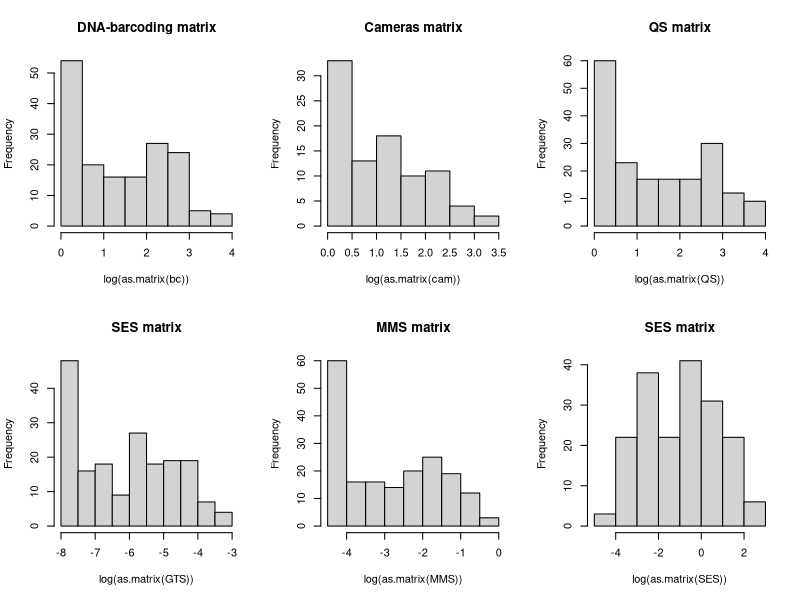

Write R code to recreate this figure.
## ---- chunk 1
knitr::opts_chunk$set(echo = TRUE)
## ---- chunk 2
library(tidyverse)
library(tibble)
library(RColorBrewer)
library(gridExtra)
library(ggplot2)
library(ggpubr)
## ---- chunk 3
pl.bc<- read.csv("../Case_studies_datasets/pl_bc_clean.csv",header=T,sep=",",dec=".")
pl.cam<- read.csv("../Case_studies_datasets/pl_cam_clean.csv",header=T,sep=",",dec=".")
## ---- chunk 4
bc <- as.data.frame(lapply(pl.bc, as.numeric))%>% 
	column_to_rownames(var="X")

cam <- as.data.frame(lapply(pl.cam, as.numeric)) %>% 
	column_to_rownames(var="X")
## ---- chunk 5
# Sum up qualitative matrices
QS <- bc+cam
QC=QS
QC[QS!=0]=1
## ---- chunk 6
# Sum up quantitative matrices
QS <- bc+cam
## ---- chunk 7
# Grand total
bc.gts<- bc/sum(bc)
cam.gts<- cam/sum(cam)
GTS<- (bc.gts+cam.gts)/2
## ---- chunk 8
# Min-Max scaling
bc.mms<- (bc-min(bc))/(max(bc)-min(bc))
cam.mms<- (cam-min(cam))/(max(cam)-min(cam))
MMS<- (bc.mms+cam.mms)/2
## ---- chunk 9
bceff<- read.csv("../Case_studies_datasets/bc_sampling_effort.csv",header=T,sep=";",dec=".", comment.char = "#")

cameff<- read.csv("../Case_studies_datasets/cam_sampling_effort.csv",header=T, sep=",",dec=".")
## ---- chunk 10
bc.ses1 <- bc[,,]/(12*bceff$days_working) 
cam.ses1 <- cam[,,]/(cameff$time/60)
## ---- chunk 11
bceff$correc_fac <- bceff$plant_area/bceff$area_seed_trap 
bc.ses2 <- bc.ses1[,,]*bceff$correc_fac

cam.ses2 <- cam.ses1[,,]*2
## ---- chunk 12
SES <- (bc.ses2+cam.ses2)/2
## ---- chunk 13
write.csv(QC, file="Pistacia_QC.csv")
write.csv(QS, file="Pistacia_QS.csv")
write.csv(GTS, file="Pistacia_GTS.csv")
write.csv(MMS, file="Pistacia_MMS.csv")
write.csv(SES, file="Pistacia_SES.csv")
## ---- chunk 14
par(mfrow= c(2,3))

hist(log(as.matrix(bc)), main="DNA-barcoding matrix")
hist(log(as.matrix(cam)), main="Cameras matrix")
hist(log(as.matrix(QS)), main="QS matrix")
hist(log(as.matrix(GTS)), main="SES matrix")
hist(log(as.matrix(MMS)), main= "MMS matrix")
hist(log(as.matrix(SES)), main="SES matrix")
